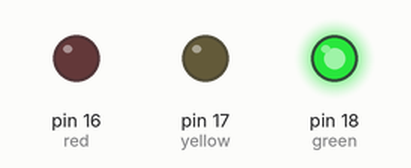
Simulated run of this sketch. Board: Arduino Uno, built with avr-gcc and run on an emulated ATmega328P. Shown: output pins drawn as LEDs (lit = HIGH).

Above: at 2.5 s.
At 9.5 s:
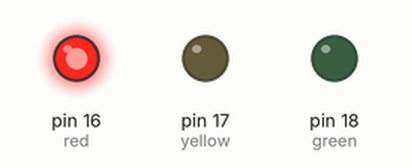
At 13.0 s:
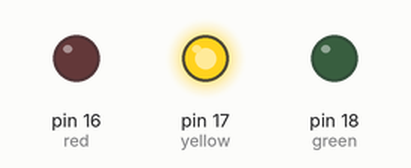
Timing chart, 0 to 18.2 s (numbered marks = the images above):
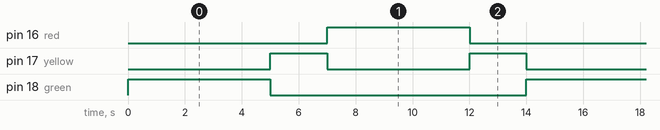

Measured:
- by itself, pin 16 (red), pin 18 (green): alternates HIGH for 5.0 s and LOW for 9.0 s
- by itself, pin 17 (yellow): alternates HIGH for 2.0 s and LOW for 5.0 s
- by itself, everything shown: repeats every 14.0 s, in 4 steps

The sketch:

Traffic-Light.ino
```cpp
// Defining inputs and outputs.
const int button = 5;
const int red = 16;
const int yellow = 17;
const int green = 18;

// An enum holding the traffic light states.
enum states
{
  standard,
  maintenance,
};

int state = 0; // Value that defines what state we are in.
int cycleIndex = 0; // Value that defines where we are in the cycle of the current state.
unsigned long previousTime = 0; // Value holds the time at a certain timestamp.

void setup()
{
  // Configure the button pin as an input with an internal pullup.
  pinMode(button, INPUT_PULLUP);
  // Attach an interrupt to the button that excutes the changeState function.
  attachInterrupt(digitalPinToInterrupt(button), changeState, FALLING);

  // Configure the led pins as outputs.
  pinMode(red, OUTPUT);
  pinMode(yellow, OUTPUT);
  pinMode(green, OUTPUT);
}

void loop()
{
  // A switch statement that will check what state we are in right now.
  switch (state)
  {
    // Are we in the standard state?
    case standard:
    // Execute the standard state.
    standardState();
    break;
    // Are we in the maintenance state?
    case maintenance:
    // Execute the maintenance state.
    maintenanceState();
    break;
    // Are we in an undefined state?
    default:
    // Execute the maintenance state.
    state = maintenance;
    break;
  }
}

void standardState()
{
  // A switch statement that will check where we are in the cycle.
  switch(cycleIndex)
  {
    case 0:
    // Turn the green led on, others off.
    updateLeds(true, false, false);
    // Has enough time passed?
    if (evaluateTime(5000))
    {
      // Change the cycle index.
      cycleIndex = 1;
    }
    break;
    case 1:
    // Turn the yellow led on, others off.
    updateLeds(false, true, false);
    // Has enough time passed?
    if (evaluateTime(2000))
    {
      // Change the cycle index.
      cycleIndex = 2;
    }
    break;
    case 2:
    // Turn the red led on, others off.
    updateLeds(false, false, true);
    // Has enough time passed?
    if (evaluateTime(5000))
    {
      // Change the cycle index.
      cycleIndex = 3;
    }
    break;
    case 3:
    // Turn the yellow led on, others off.
    updateLeds(false, true, false);
    // Has enough time passed?
    if (evaluateTime(2000))
    {
      // Change the cycle index.
      cycleIndex = 0;
    }
    break;
    default:
    // Reset the cycle index to 0.
    cycleIndex = 0;
    break;
  }
}

void maintenanceState()
{
  // A switch statement that will check where we are in the cycle.
  switch (cycleIndex)
  {
    case 0:
    // Turn the yellow led on, others off.
    updateLeds(false, true, false);
    if (evaluateTime(1000))
    {
      // Change the cycle index.
      cycleIndex = 1;
    }
    break;
    case 1:
    // Turn all the leds off.
    updateLeds(false, false, false);
    if (evaluateTime(1000))
    {
      // Change the cycle index.
      cycleIndex = 0;
    }
    break;
    default:
    // Reset the cycle index to 0.
    cycleIndex = 0;
    break;
  }
}

// The isr function that we use to change state with the button.
void changeState()
{
  // Turn the leds off when we are changing states.
  updateLeds(false, false, false);
  // Reset our cycle index.
  cycleIndex = 0;
  // Switch to check what our current state is.
  switch(state)
  {
    case standard:
    // Switch to the maintenance state.
    state = maintenance;
    break;
    case maintenance:
    // Switch to the standard state.
    state = standard;
    break;
    default:
    state = maintenance;
    break;
  }
}

// Function that we use to check if enough time has passed.
bool evaluateTime(unsigned long interval)
{
  if (previousTime + interval < millis())
  {
    // If it's true we update our time value.
    previousTime = millis();
    return true;
  }
  return false;
}

// Function to make it a little easier.
void updateLeds(bool g, bool y, bool r)
{
  digitalWrite(green, g);
  digitalWrite(yellow, y);
  digitalWrite(red, r);
}
```
